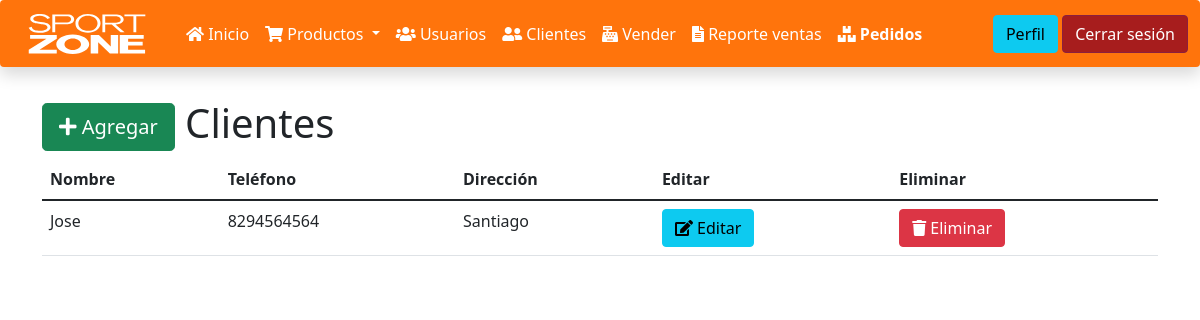
Before: /clientes.php (signed in) with the older database file.
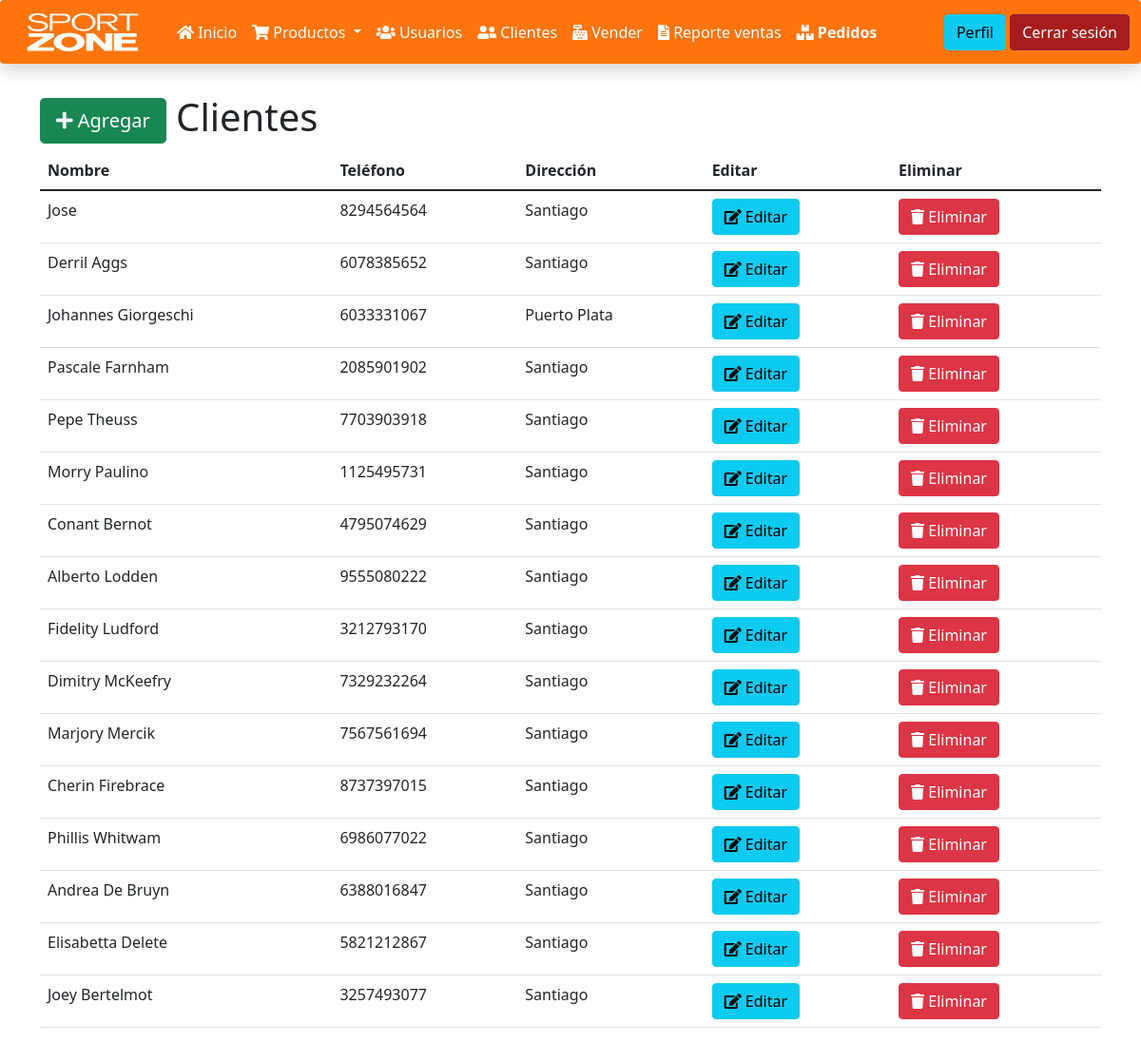
After: the same page with the newer database file.
### tables this page shows
CREATE TABLE `clientes` (
  `id` bigint(20) UNSIGNED NOT NULL,
  `nombre` varchar(60) NOT NULL,
  `telefono` varchar(25) NOT NULL,
  `direccion` varchar(255) NOT NULL
);

### funciones.php (called while the page is built, shortened)
<?php
function obtenerClientes(){
    $sentencia = "SELECT * FROM clientes";
    return select($sentencia);
}
function select($sentencia, $parametros = []){
    $bd = conectarBaseDatos();
    $respuesta = $bd->prepare($sentencia);
    $respuesta->execute($parametros);
    return $respuesta->fetchAll();
}
function conectarBaseDatos() {
	$host = "localhost";
	$db   = "ventas_php";
	$user = "root";
	$pass = "";
	$charset = 'utf8mb4';
	$options = [
	    \PDO::ATTR_ERRMODE            => \PDO::ERRMODE_EXCEPTION,
	    \PDO::ATTR_DEFAULT_FETCH_MODE => \PDO::FETCH_OBJ,
	    \PDO::ATTR_EMULATE_PREPARES   => false,
	];
	$dsn = "mysql:host=$host;dbname=$db;charset=$charset";
	try {
	     $pdo = new \PDO($dsn, $user, $pass, $options);
	     return $pdo;
	} catch (\PDOException $e) {
	     throw new \PDOException($e->getMessage(), (int)$e->getCode());
	}
}

### clientes.php (the view, shortened to what this page needs)
<?php
include_once "encabezado.php";
include_once "navbar.php";
include_once "funciones.php";
$clientes = obtenerClientes();
?>
<div class="container">
    <h1>
        <a class="btn btn-success btn-lg" href="agregar_cliente.php">
            <i class="fa fa-plus"></i>
            Agregar
        </a>
        Clientes
    </h1>
    <table class="table">
        <thead>
            <tr>
                <th>Nombre</th>
                <th>Teléfono</th>
                <th>Dirección</th>
                <th>Editar</th>
                <th>Eliminar</th>
            </tr>
        </thead>
        <tbody>
            <?php
            foreach($clientes as $cliente){
            ?>
                <tr>
                    <td><?php echo $cliente->nombre; ?></td>
                    <td><?php echo $cliente->telefono; ?></td>
                    <td><?php echo $cliente->direccion; ?></td>
                    <td>
                        <a class="btn btn-info" href="editar_cliente.php?id=<?php echo $cliente->id;?>">
                            <i class="fa fa-edit"></i>
                            Editar
                        </a>
                    </td>
                    <td>
                        <a class="btn btn-danger" href="eliminar_cliente.php?id=<?php echo $cliente->id;?>">
                            <i class="fa fa-trash"></i>
                            Eliminar
                        </a>
                    </td>
                </tr>
            <?php } ?>
        </tbody>
    </table>
</div>

### encabezado.php (shortened to what this page needs)
<!DOCTYPE html>
<html lang="en">
<head>
    <link rel="stylesheet" href="bootstrap/bootstrap.min.css">
    <link rel="stylesheet" href="bootstrap/all.min.css">
    <link rel="stylesheet" href="css/estilos_personalizados.css">
</head>
<body>
</body>
</html>

### navbar.php (shortened to what this page needs)
<nav class="navbar navbar-expand-lg navbar-dark bg-primary mb-2 shadow rounded bg-td-color">
  <div class="container-fluid">
    <a class="navbar-brand" href="#">
      <img src="img/Sport_Zone_stacked-_blanco.svg" alt="" width="150" height="40" class="d-inline-block align-text-top">
    </a>
    <div class="collapse navbar-collapse" id="navbarSupportedContent">
      <ul class="navbar-nav me-auto mb-2 mb-lg-0">
        <li class="nav-item">
          <a class="nav-link active "  href="index.php">
            <i class="fa fa-home"></i>
            Inicio
            </a>
        </li>
        <li class="nav-item dropdown">
            <a class="nav-link dropdown-toggle text-white" data-bs-toggle="dropdown" href="#" role="button" aria-expanded="false">
              <i class="fa fa-shopping-cart"></i> Productos
            </a>
        </li>
        <li class="nav-item">
            <a class="nav-link active" href="usuarios.php">
            <i class="fa fa-users"></i>
            Usuarios
            </a>
        </li>
        <li class="nav-item">
            <a class="nav-link active" href="clientes.php">
            <i class="fa fa-user-friends"></i>
            Clientes
            </a>
        </li>
        <li class="nav-item">
            <a class="nav-link active" href="vender.php">
            <i class="fa fa-cash-register"></i>
            Vender
            </a>
        </li>
        <li class="nav-item">
            <a class="nav-link active" href="reporte_ventas.php">
            <i class="fa fa-file-alt"></i>
            Reporte ventas
            </a>
        </li>
        <li class="nav-item">
            <a class="nav-link active fw-bold" href="pedidos.php">
            <i class="fas fa-boxes"></i>
            Pedidos
            </a>
        </li>
        </ul>
        <ul class="navbar-nav">
            <li class="nav-item">
                <a href="perfil.php" class="btn btn-info" >Perfil</a>
            </li>
            <li class="nav-item">
                <a href="cerrar_sesion.php" class="btn btn-warning btn-salir">Cerrar sesión</a>
            </li>
        </ul>
    </div>
  </div>
</nav>

### css/estilos_personalizados.css (style rules this page uses)
.bg-td-color { background-color: #ff740c !important; }
.btn-salir { color: #fff !important; background-color: #a71d1d !important; border-color: #8b1f3f !important; }

Changed rows visible on the page:
added clientes: nombre "Derril Aggs", telefono "6078385652", direccion "Santiago"
added clientes: nombre "Johannes Giorgeschi", telefono "6033331067", direccion "Puerto Plata"
added clientes: nombre "Pascale Farnham", telefono "2085901902", direccion "Santiago"
added clientes: nombre "Pepe Theuss", telefono "7703903918", direccion "Santiago"
added clientes: nombre "Morry Paulino", telefono "1125495731", direccion "Santiago"
added clientes: nombre "Conant Bernot", telefono "4795074629", direccion "Santiago"
added clientes: nombre "Alberto Lodden", telefono "9555080222", direccion "Santiago"
added clientes: nombre "Fidelity Ludford", telefono "3212793170", direccion "Santiago"
added clientes: nombre "Dimitry McKeefry", telefono "7329232264", direccion "Santiago"
added clientes: nombre "Marjory Mercik", telefono "7567561694", direccion "Santiago"
added clientes: nombre "Cherin Firebrace", telefono "8737397015", direccion "Santiago"
added clientes: nombre "Phillis Whitwam", telefono "6986077022", direccion "Santiago"
added clientes: nombre "Andrea De Bruyn", telefono "6388016847", direccion "Santiago"
added clientes: nombre "Elisabetta Delete", telefono "5821212867", direccion "Santiago"
added clientes: nombre "Joey Bertelmot", telefono "3257493077", direccion "Santiago"
